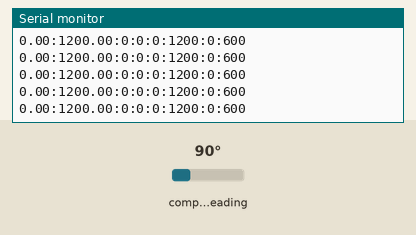
The sketch below on a simulated Arduino Zero (SAMD21). Shown: the last lines printed to the serial monitor. Wiring (inferred from the names in the program): HMC5883L compass at I2C address 0x1E. The test bench sets the inputs (shaded band); at power-on: compass heading 90°.

Above: at 1.2 s.
1.3 s: compass heading set to 2°
At 1.9 s:
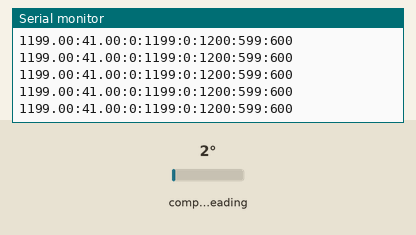
4.3 s: compass heading set to 7°
At 4.8 s:
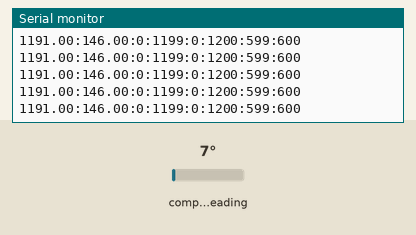
Timing chart, 0 to 5.6 s (numbered marks = the images above; inputs shaded):
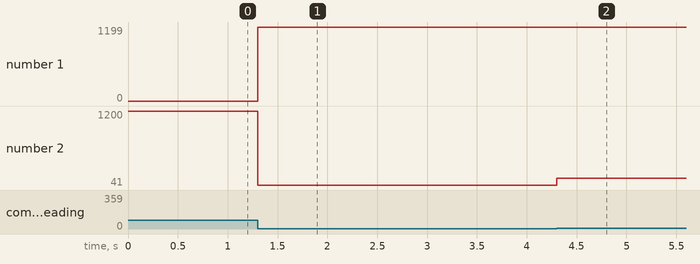

Measured:
- after the input at 1.3 s, the serial monitor: prints a new line at once (image 1)
- after the input at 4.3 s, the serial monitor: prints a new line at once (image 2)
- plotted number 1: 0 → 1199 after the input at 1.3 s, 1199 → 1191 after the input at 4.3 s
- plotted number 2: 1200 → 41 after the input at 1.3 s, 41 → 146 after the input at 4.3 s

The sketch:

HMC5883L_calibrate.ino
```cpp
/*
  Calibrate HMC5883L. Output for HMC5883L_calibrate_processing.pde
  Read more: http://www.jarzebski.pl/arduino/czujniki-i-sensory/3-osiowy-magnetometr-hmc5883l.html
  GIT: https://github.com/jarzebski/Arduino-HMC5883L
  Web: http://www.jarzebski.pl
  (c) 2014 by Korneliusz Jarzebski
*/

#include <Wire.h>
#include <HMC5883L.h>

HMC5883L compass;

int minX = 0;
int maxX = 0;
int minY = 0;
int maxY = 0;
int offX = 0;
int offY = 0;

void setup()
{
  SerialUSB.begin(115200);

  // Initialize Initialize HMC5883L
  while (!compass.begin())
  {
    delay(500);
  }

  // Set measurement range
  compass.setRange(HMC5883L_RANGE_1_3GA);

  // Set measurement mode
  compass.setMeasurementMode(HMC5883L_CONTINOUS);

  // Set data rate
  compass.setDataRate(HMC5883L_DATARATE_30HZ);

  // Set number of samples averaged
  compass.setSamples(HMC5883L_SAMPLES_8);
}

void loop()
{
  pingCompass();

  Vector mag = compass.readRaw();

  // Determine Min / Max values
  if (mag.XAxis < minX) minX = mag.XAxis;
  if (mag.XAxis > maxX) maxX = mag.XAxis;
  if (mag.YAxis < minY) minY = mag.YAxis;
  if (mag.YAxis > maxY) maxY = mag.YAxis;

  // Calculate offsets
  offX = (maxX + minX)/2;
  offY = (maxY + minY)/2;

  SerialUSB.print(mag.XAxis);
  SerialUSB.print(":");
  SerialUSB.print(mag.YAxis);
  SerialUSB.print(":");
  SerialUSB.print(minX);
  SerialUSB.print(":");
  SerialUSB.print(maxX);
  SerialUSB.print(":");
  SerialUSB.print(minY);
  SerialUSB.print(":");
  SerialUSB.print(maxY);
  SerialUSB.print(":");
  SerialUSB.print(offX);
  SerialUSB.print(":");
  SerialUSB.print(offY);
  SerialUSB.print("\n");
}

//Used to unlock I2C comm when it freezes
void pingCompass()
{

#define address 0x1E //0011110b, I2C 7bit address of HMC5883

  TwoWire testI2C(&sercom1, 11, 13); //SDA = 11, SCL = 13

  testI2C.begin();

  //Put the HMC5883 IC into the correct operating mode
  testI2C.beginTransmission(address); //open communication with HMC5883
  testI2C.write(0x02); //select mode register
  testI2C.write((uint8_t)(0x00)); //continuous measurement mode
  testI2C.endTransmission();

  int x, y, z; //triple axis data

  //Tell the HMC5883L where to begin reading data
  testI2C.beginTransmission(address);
  testI2C.write(0x03); //select register 3, X MSB register
  testI2C.endTransmission();

  //Read data from each axis, 2 registers per axis
  testI2C.requestFrom(address, 6);
  if (6 <= testI2C.available())
  {
    x = testI2C.read() << 8; //X msb
    x |= testI2C.read(); //X lsb
    z = testI2C.read() << 8; //Z msb
    z |= testI2C.read(); //Z lsb
    y = testI2C.read() << 8; //Y msb
    y |= testI2C.read(); //Y lsb
  }

}
```
